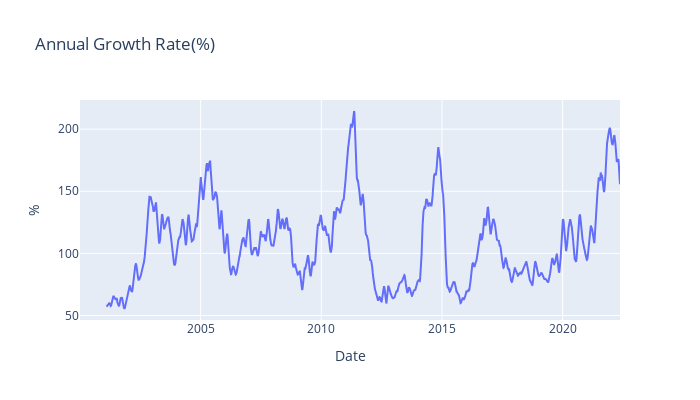

Notebook cell for this chart:
### Code cell
fig=make_subplots(specs=[[{"secondary_y":False}]])
fig.add_trace(go.Scatter(x=data['Date'],y=data['Annual Growth Rate'],name='Annual Growth Rate'),secondary_y=False,)
fig.update_layout(autosize=False,width=700,height=400,title_text='Annual Growth Rate(%)')
fig.update_xaxes(title_text="Date")
fig.update_yaxes(title_text="%",secondary_y=False)
fig.show()

### Figure 1 — Plotly figure (JSON) as saved in the notebook; plotly's stock layout.template omitted (floating-point values rounded to 4 significant figures; data arrays with more than 128 entries replaced by an {"elided": "..."} marker saying what was removed)
{"data": [{"name": "Annual Growth Rate", "type": "scatter", "x": {"elided": "5671 str values"}, "xaxis": "x", "y": {"elided": "5671 float values"}, "yaxis": "y"}], "layout": {"autosize": false, "height": 400, "title": {"text": "Annual Growth Rate(%)"}, "width": 700, "xaxis": {"anchor": "y", "domain": [0, 1], "title": {"text": "Date"}}, "yaxis": {"anchor": "x", "domain": [0, 1], "title": {"text": "%"}}}}
